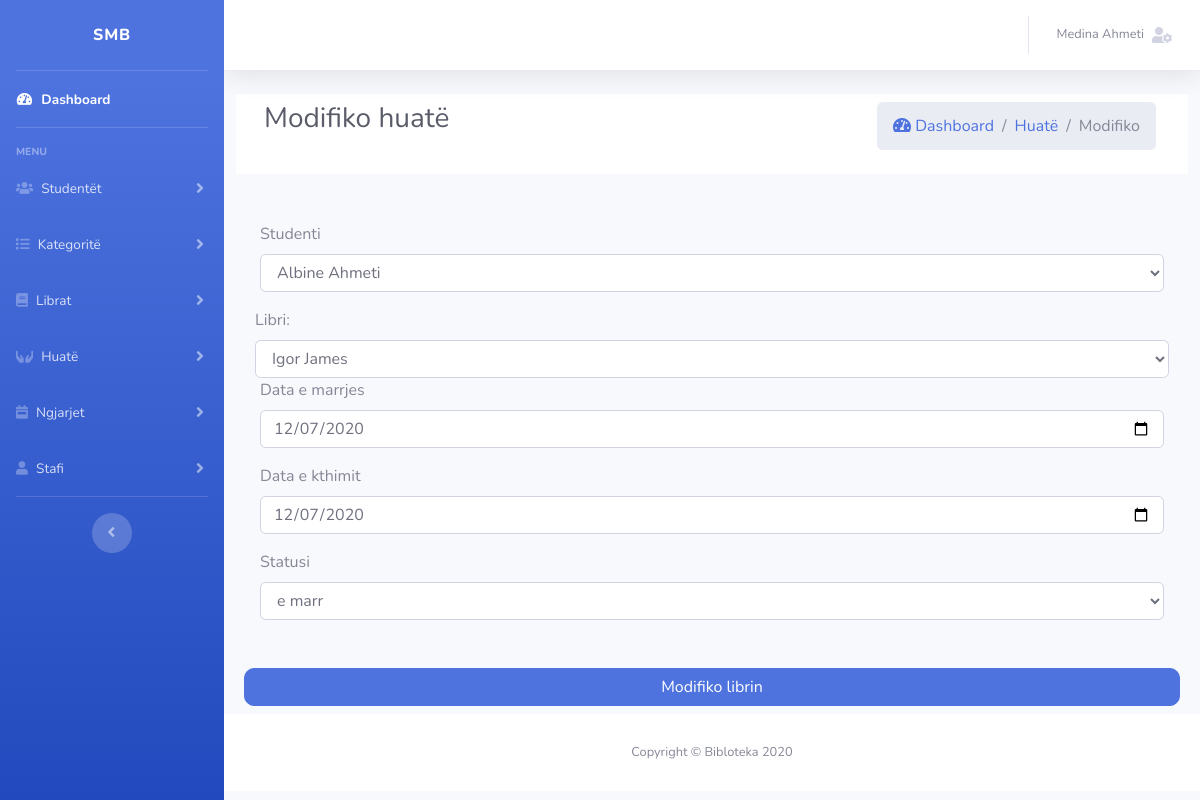
/admin/pages/huat/modifiko.php?id=34 (signed in), run on the app's committed database.
### tables this page shows
CREATE TABLE `huate` (
  `id` int(11) NOT NULL,
  `libriId` int(11) NOT NULL,
  `stafiId` int(11) NOT NULL,
  `studentiId` int(11) NOT NULL,
  `dataEMarrjes` date NOT NULL,
  `dataEKthimit` date NOT NULL,
  `statusi` varchar(100) DEFAULT NULL
);

### public_html/admin/autoloader.php (called while the page is built, shortened)
<?php
spl_autoload_register(function ($class) {
    $prefix = 'Admin\\';
    $base_dir = __DIR__ . '/';
    $len = strlen($prefix);
    $relative_class = substr($class, $len);
    $file = $base_dir . str_replace('\\', '/', $relative_class) . '.php';
});

### public_html/admin/Lib/Database.php (called while the page is built, shortened)
<?php
class Database{
    protected static $db_table;
    private $host   = DB_HOST;
    private $user   = DB_USER;
    private $pass   = DB_PASS;
    private $dbname = DB_NAME;
    public static $pdo;
    protected function connectDB(){
        try {
            $dsn="mysql:host=". $this->host . ";dbname=" . $this->dbname ;
            self::$pdo=new PDO($dsn,$this->user,$this->pass);
            self::$pdo->setAttribute(PDO::ATTR_ERRMODE,PDO::ERRMODE_EXCEPTION);
            return self::$pdo;
        } catch (Exception $e) {
            echo "Lidhja me bazen e shenimeve deshtoi " . $e->getMessage();
        }
    }
    public function prepare($sql){
        return self::$pdo->prepare($sql);
    }
    public function getClassName(){
        $class_name = new ReflectionClass($this);
        return $class_name=ucfirst($class_name->getShortName());
    }
    public function find_all(){
        $sql="SELECT * FROM " . static::$db_table ;
        $stmt=$this->prepare($sql);
        $stmt->execute();
        $stmt->setFetchMode(PDO::FETCH_CLASS, __NAMESPACE__ . "\\{$this->getClassName()}");
        return $stmt->fetchAll();
    }
    public function find_id($id){
        $sql="SELECT * FROM ". static::$db_table ." WHERE id=:id";
        $stmt=$this->prepare($sql);
        $stmt->bindValue(':id',$id,PDO::PARAM_INT);
        $stmt->execute();
        $stmt->setFetchMode(PDO::FETCH_CLASS, __NAMESPACE__ . "\\{$this->getClassName()}");
        return $stmt->fetch();
    }
}

### public_html/admin/pages/huat/modifiko.php (the view, shortened to what this page needs)
<?php
include "../../non-pages/header.php";
include "../../non-pages/aside.php";
$huate = new Admin\Lib\Huate();
if(isset($_GET['id'])){
    $huate = $huate->find_id($_GET['id']);
}
?>
<html>
<body>
    <div class="content-wrapper ">
        <div class="content-header">
            <div class="container-fluid">
            <div class="row mb-4 bg-white p-2">
                <div class="col-sm-6">
                    <h3 class="m-0 text-dark pl-2">Modifiko huatë</h3>
                </div>
                <div class="col-sm-6 pr-4">
                    <ol class="breadcrumb float-sm-right">
                    <li class="breadcrumb-item "><a href="../../../index.php"><i class="nav-icon fas fa-tachometer-alt"></i> Dashboard</a></li>
                        <li class="breadcrumb-item "><a href="huat.php">Huatë</a></li>
                        <li class="breadcrumb-item active">Modifiko </li>
                    </ol>
                </div>
            </div>
            <form class="needs-validation" name="registration" id="registration_form" method="post" role="form" action="" novalidate>
          <div class="row">
              <div class="col-md-12 p-2 ">
                <div class="m-2 p-2 bg-light">
                    <?php
                         $studenti = new \Admin\Lib\Studentet();
                    ?>
                  <div class="form-row">
                                <div class="col-md-12 mb-3">
                                    <label for="name">Studenti</label>
                                    <select name="studentiId"  class="form-control" id="studentiId" aria-describedby="adminTypeHelp" required>
                                            <?php
                                                    foreach ($studenti->find_all() as $s){
                                                        if($s->id==$huate->studentiId){
                                                        echo "<option value='".$s->id ."'> "
                                                            .$s->emri . ' ' .$s->mbiemri . "</option>";
                                                        }
                                                    }
                                                ?>
                                        </select>
                                </div>
                                <label for="libri">Libri:</label>
                                <select name="libriId"  class="form-control" id="libri" aria-describedby="adminTypeHelp" required>
                                            <?php
                                                $libri = new \Admin\Lib\Librat();
                                                    foreach ($libri->find_all() as $l){
                                                        if($l->id==$huate->libriId){
                                                        echo "<option value='".$l->id ."'> "
                                                            .$l->titulli . "</option>";
                                                        }
                                                    }
                                                ?>
                                        </select>
                            </div>
                            <div class="form-row">
                                <div class="col-md-12 mb-3">
                                    <label for="data">Data e marrjes</label>
                                    <input type="date" class="form-control" name="dataEMarrjes" id="data"
                                           value="<?php if(!empty($huate->dataEMarrjes)) echo htmlspecialchars($huate->dataEMarrjes); ?>" required>
                                </div>
                            </div>
                            <div class="form-row">
                                <div class="col-md-12 mb-3">
                                    <label for="data">Data e kthimit</label>
                                    <input type="date" class="form-control" name="dataEKthimit" id="data"
                                           value="<?php if(!empty($huate->dataEKthimit)) echo htmlspecialchars($huate->dataEKthimit); ?>" required>
                                </div>
                            </div>
                            <div class="form-row">
                                <div class="col-md-12 mb-3">
                                    <label for="statusi">Statusi</label>
                                    <select name="statusi"  class="form-control" id="statusi" aria-describedby="adminTypeHelp" required>
                                     <option value="<?php if(!empty($huate->id))  echo htmlspecialchars($huate->statusi); ?>"><?php echo $huate->statusi?></option>
                                        </select>
                                </div>
                            </div>
                                </div>
                            </div>
                            <input type="submit" class="btn btn-primary m-2 w-100" style="border-radius: 10px;" name="submit" value="Modifiko librin" class="btnSubmit">
                    </div>
                </form>
            </div>
        </div>
    </div>
<?php
require_once("../../non-pages/footer.php")
?>

### data on the page
huate: dataEMarrjes "12/07/2020", dataEKthimit "12/07/2020", statusi "e marr"

### other printed values
$_SESSION['fullname'] "Medina Ahmeti"
form field studentiId "Albine Ahmeti"
form field libriId "Igor James"
